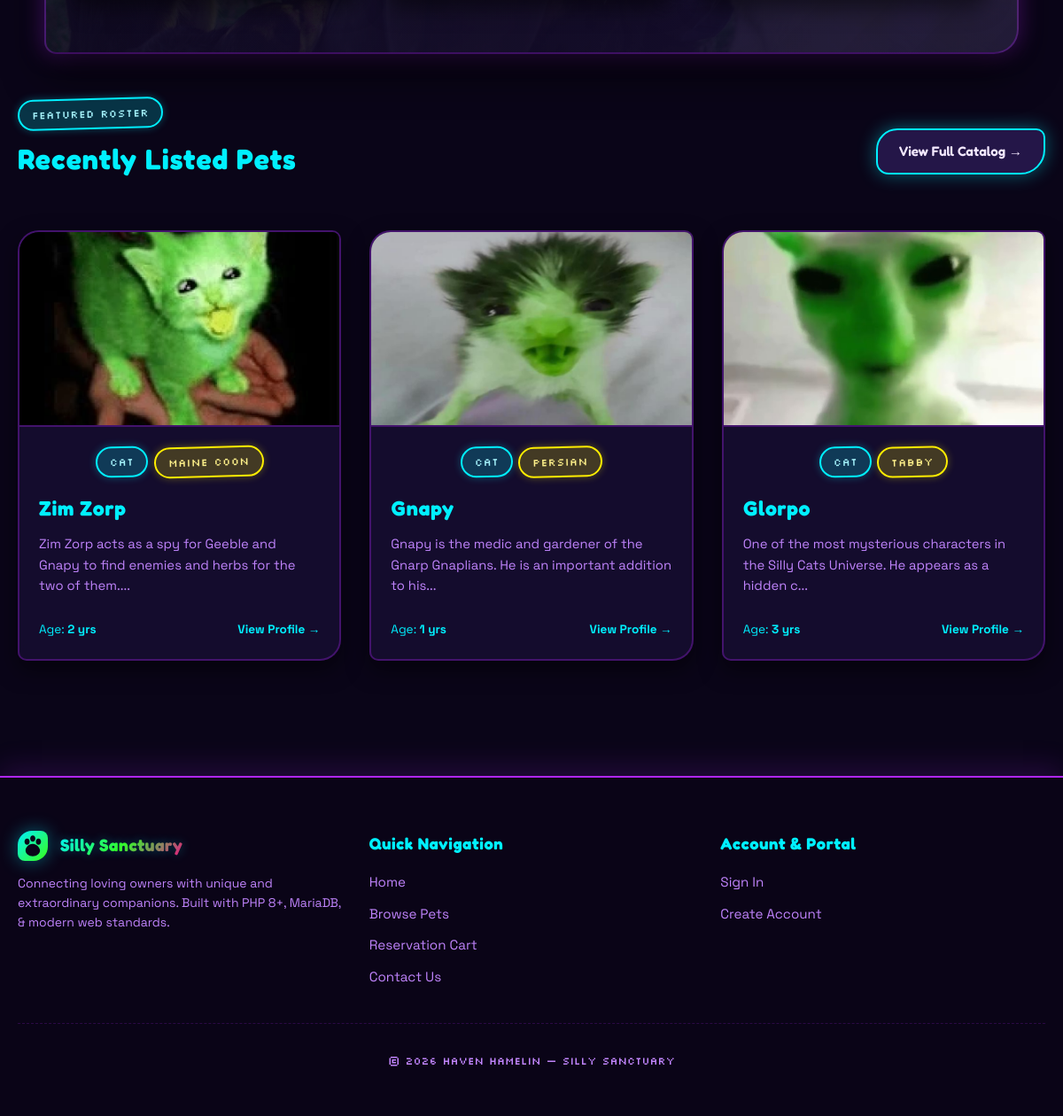
Before: / (lower part) with the older database file.
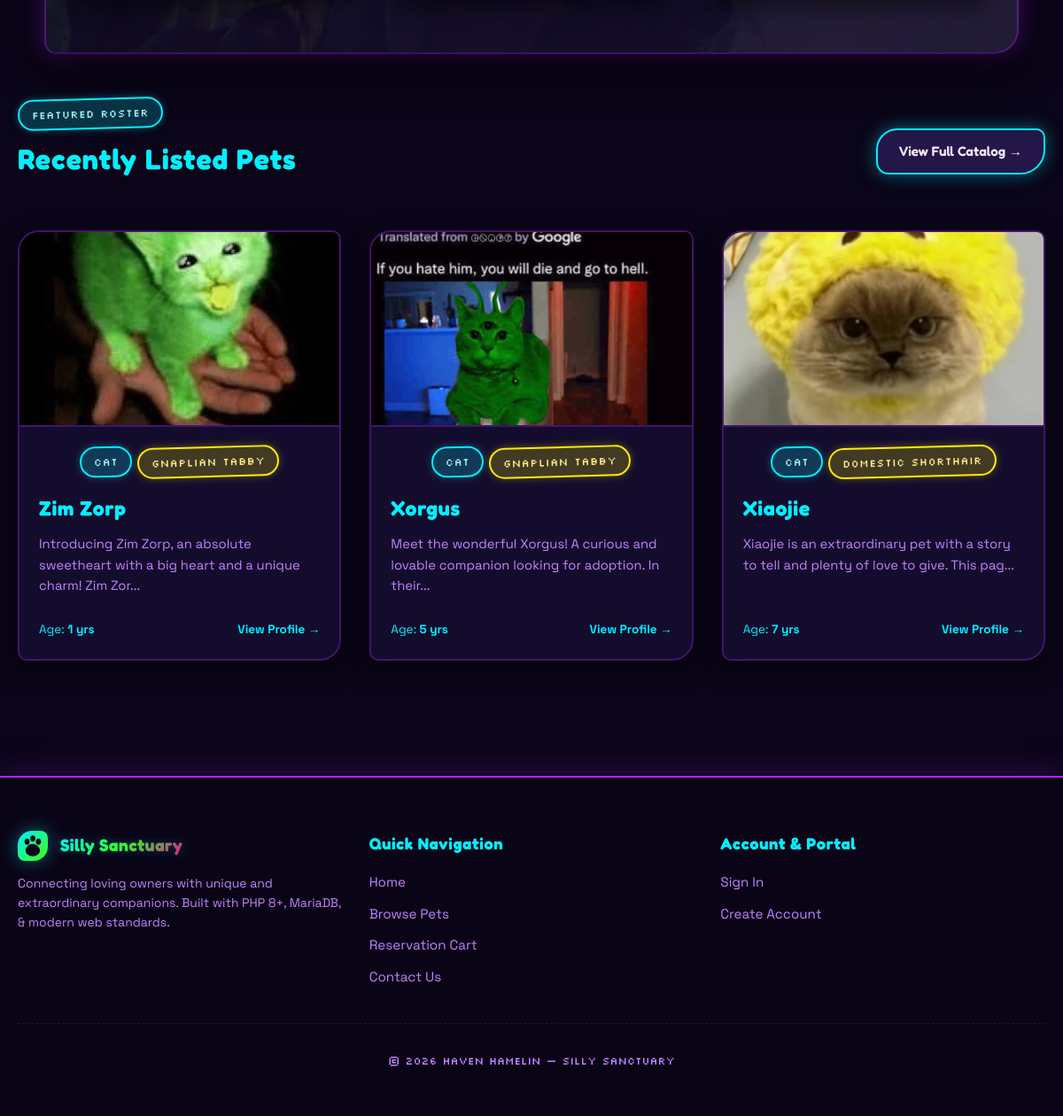
After: the same page with the newer database file.
### tables this page shows
CREATE TABLE `pets` (
  `id` int(11) NOT NULL,
  `name` varchar(200) NOT NULL,
  `animal` int(11) NOT NULL,
  `breed` int(255) NOT NULL,
  `age` int(11) NOT NULL,
  `description` text NOT NULL,
  `behavior` varchar(200) NOT NULL,
  `photo` varchar(255) NOT NULL
);

CREATE TABLE `animal_types` (
  `id` int(11) NOT NULL,
  `type_name` varchar(100) NOT NULL
);

CREATE TABLE `breeds` (
  `id` int(11) NOT NULL,
  `breed_name` varchar(100) NOT NULL,
  `animal_type_id` int(11) NOT NULL
);

### index.php (the view, shortened to what this page needs)
<?php
include ('includes/header.php');
?>
    <link rel="stylesheet" href="www/css/index.css">
    <link rel="stylesheet" href="www/css/browse.css">
</head>
<?php
include ('includes/navbar.php');
?>
<main class="container">
    <section class="hero-section">
    </section>
    <?php
    include_once ('includes/connect.php');
    if (isset($conn) && !$conn->connect_error) {
        $sql = "
            SELECT pets.*, animal_types.type_name, breeds.breed_name
            FROM pets
            LEFT JOIN animal_types ON pets.animal = animal_types.id
            LEFT JOIN breeds ON pets.breed = breeds.id
            ORDER BY pets.id DESC
            LIMIT 3
        ";
        $result = $conn->query($sql);
        if ($result && $result->num_rows > 0):
    ?>
    <section style="margin-top: 50px;">
        <div class="featured-header">
            <div>
                <span class="badge badge-accent">Featured Roster</span>
                <h2 style="font-size: 2rem; margin-top: 8px; color: var(--neon-cyan);">Recently Listed Pets</h2>
            </div>
            <a href="browse.php" class="btn btn-secondary" style="font-size: 0.95rem;">View Full Catalog &rarr;</a>
        </div>
        <div class="animal-grid">
            <?php while ($row = $result->fetch_assoc()): ?>
                <div class="animal-card">
                    <a href="animal_details.php?id=<?= $row['id'] ?>">
                        <img src="<?= htmlspecialchars($row['photo']) ?>" alt="<?= htmlspecialchars($row['name']) ?>">
                        <div class="animal-card-body">
                            <div style="display: flex; gap: 6px; margin-bottom: 8px; justify-content: center; flex-wrap: wrap;">
                                <span class="badge badge-accent"><?= htmlspecialchars($row['type_name'] ?? 'Pet') ?></span>
                                <span class="badge badge-gold"><?= htmlspecialchars($row['breed_name'] ?? 'Unknown') ?></span>
                            </div>
                            <h2><?= htmlspecialchars($row['name']) ?></h2>
                            <p class="animal-card-desc"><?= htmlspecialchars(substr($row['description'], 0, 90)) ?>...</p>
                            <div style="margin-top: 12px; display: flex; align-items: center; justify-content: space-between; font-size: 0.85rem; color: var(--neon-cyan);">
                                <span>Age: <strong><?= htmlspecialchars($row['age']) ?> yrs</strong></span>
                                <strong>View Profile &rarr;</strong>
                            </div>
                        </div>
                    </a>
                </div>
            <?php endwhile; ?>
        </div>
    </section>
    <?php
        endif;
    }
    ?>
</main>
<?php include ('includes/footer.php'); ?>

### includes/header.php (shortened to what this page needs)
<!DOCTYPE html>
<html lang="en">
<head>
    <link rel="stylesheet" href="www/css/theme.css">
    <link rel="stylesheet" href="www/css/styles.css">

### includes/navbar.php (shortened to what this page needs)
<body>

### includes/footer.php (shortened to what this page needs)
<footer class="site-footer">
    <div class="container">
        <div class="footer-grid">
            <div class="footer-col">
                <div class="nav-brand" style="margin-bottom: 12px;">
                    <div class="brand-icon" style="width: 34px; height: 34px;">
                    </div>
                    <span class="brand-title" style="font-size: 1.2rem;">Silly Sanctuary</span>
                </div>
                <p style="color: var(--text-muted); font-size: 0.875rem; line-height: 1.6;">
                    Connecting loving owners with unique and extraordinary companions. Built with PHP 8+, MariaDB, & modern web standards.
                </p>
            </div>
            <div class="footer-col">
                <h4>Quick Navigation</h4>
                <ul class="footer-links">
                    <li><a href="index.php">Home</a></li>
                    <li><a href="browse.php">Browse Pets</a></li>
                    <li><a href="show_cart.php">Reservation Cart</a></li>
                    <li><a href="contact.php">Contact Us</a></li>
                </ul>
            </div>
            <div class="footer-col">
                <h4>Account & Portal</h4>
                <ul class="footer-links">
                    <?php if (isset($_SESSION['login_status']) && $_SESSION['login_status'] != 0): ?>
                        <li><a href="logout.php">Log Out (<?= htmlspecialchars($_SESSION['name'] ?? '') ?>)</a></li>
                    <?php else: ?>
                        <li><a href="loginform.php">Sign In</a></li>
                        <li><a href="register.php">Create Account</a></li>
                    <?php endif; ?>
                </ul>
            </div>
        </div>
        <div class="footer-bottom">
            <p>&copy; <?= date('Y') ?> Haven Hamelin — Silly Sanctuary</p>
        </div>
    </div>
</footer>
</body>
</html>

### www/css/theme.css (style rules this page uses)
:root { --bg-dark: #0a0518; --bg-surface: rgba(23, 15, 48, 0.85); --bg-surface-elevated: rgba(43, 27, 84, 0.8); --bg-card: rgba(18, 10, 38, 0.75); --neon-green: #39ff14; --neon-purple: #b026ff; --neon-cyan: #00f0ff; --neon-pink: #ff007f; --neon-yellow: #ffee00; --border-color: rgba(176, 38, 255, 0.3); --border-highlight: #00f0ff; --text-main: #f3e8ff; --text-muted: #c084fc; --text-dim: #9333ea; --primary-gradient: linear-gradient(135deg, #b026ff 0%, #ff007f 100%); --accent-gradient: linear-gradient(135deg, #00f0ff 0%, #39ff14 100%); --cosmic-gradient: linear-gradient(135deg, #7e22ce 0%, #3b82f6 50%, #10b981 100%); --danger-gradient: linear-gradient(135deg, #ff007f 0%, #ef4444 100%); --font-heading: 'Fredoka', cursive, sans-serif; --font-body: 'Space Grotesk', sans-serif; --font-pixel: 'Silkscreen', monospace; --radius-wobbly: 24px 10px 28px 14px; --radius-card: 20px 8px 24px 12px; --radius-pill: 9999px; --navbar-height: 85px; --glass-backdrop: blur(14px) saturate(190%); --glow-cyan: 0 0 20px rgba(0, 240, 255, 0.4); --glow-purple: 0 0 25px rgba(176, 38, 255, 0.5); --glow-green: 0 0 20px rgba(57, 255, 20, 0.4); }
* { box-sizing: border-box; }
html, body { margin: 0; padding: 0; background-color: var(--bg-dark); color: var(--text-main); font-family: var(--font-body); font-size: 16px; line-height: 1.6; min-height: 100vh; display: flex; flex-direction: column; overflow-x: hidden; }
body::before { content: ''; position: fixed; top: 0; left: 0; width: 100vw; height: 100vh; background: radial-gradient(2px 2px at 20px 30px, #ffffff, rgba(0,0,0,0)), radial-gradient(2px 2px at 40px 70px, #00f0ff, rgba(0,0,0,0)), radial-gradient(1px 1px at 90px 40px, #ff007f, rgba(0,0,0,0)), radial-gradient(2px 2px at 160px 120px, #39ff14, rgba(0,0,0,0)), radial-gradient(circle at 15% 25%, rgba(176, 38, 255, 0.2) 0%, transparent 45%), radial-gradient(circle at 85% 75%, rgba(0, 240, 255, 0.18) 0%, transparent 45%); background-repeat: repeat; background-size: 200px 200px, 300px 300px, 250px 250px, 350px 350px, 100% 100%, 100% 100%; pointer-events: none; z-index: -1; }
h1, h2, h3, h4, h5, h6 { font-family: var(--font-heading); color: var(--text-main); margin-top: 0; letter-spacing: 0.03em; }
a { color: var(--neon-cyan); text-decoration: none; transition: all 0.2s ease; }
.container { width: 100%; max-width: 1200px; margin: 0 auto; padding: 20px; flex: 1; }
.badge { display: inline-flex; align-items: center; gap: 8px; padding: 6px 14px; border-radius: var(--radius-pill); font-family: var(--font-pixel); font-size: 0.75rem; letter-spacing: 0.05em; text-transform: uppercase; background: var(--bg-surface-elevated); border: 2px solid var(--border-color); color: var(--text-main); transform: rotate(-1.5deg); transition: transform 0.2s ease; }
.badge-accent { background: rgba(0, 240, 255, 0.2); border-color: var(--neon-cyan); color: #a5f3fc; box-shadow: 0 0 10px rgba(0, 240, 255, 0.3); }
.badge-gold { background: rgba(255, 238, 0, 0.2); border-color: var(--neon-yellow); color: #fef08a; box-shadow: 0 0 10px rgba(255, 238, 0, 0.3); }
.btn { display: inline-flex; align-items: center; justify-content: center; gap: 10px; padding: 12px 24px; border-radius: var(--radius-wobbly); font-family: var(--font-heading); font-size: 1.05rem; font-weight: 600; cursor: pointer; border: 2px solid transparent; outline: none; transition: all 0.25s cubic-bezier(0.34, 1.56, 0.64, 1); text-decoration: none; }
.btn-secondary { background: var(--bg-surface-elevated); color: var(--text-main); border: 2px solid var(--neon-cyan); box-shadow: var(--glow-cyan); }

### www/css/index.css (style rules this page uses)
.hero-section { position: relative; padding: 80px 32px 60px 32px; text-align: center; max-width: 1100px; margin: 20px auto 40px auto; border-radius: var(--radius-wobbly); background: linear-gradient(135deg, rgba(10, 5, 24, 0.85) 0%, rgba(23, 15, 48, 0.94) 100%), url('../img/hero.jpg') no-repeat center / cover; border: 2px solid var(--border-color); box-shadow: 0 20px 45px rgba(0, 0, 0, 0.7), var(--glow-purple); overflow: hidden; display: flex; flex-direction: column; align-items: center; }
.featured-header { display: flex; align-items: center; justify-content: space-between; margin-bottom: 28px; }

Changed rows visible on the page:
no longer on this page (row edited): pets: photo (picture), animal.type_name "CAT", breed.breed_name "MAINE COON", name "Zim Zorp", description "Zim Zorp acts as a spy for Geeble and Gnapy to find enemies and herbs for the two of them.", age "2"
no longer on this page (row edited): pets: photo (picture), animal.type_name "CAT", breed.breed_name "PERSIAN", name "Gnapy", description "Gnapy is the medic and gardener of the Gnarp Gnaplians. He is an important addition to his", age "1"
no longer on this page (row edited): pets: photo (picture), animal.type_name "CAT", breed.breed_name "TABBY", name "Glorpo", description "One of the most mysterious characters in the Silly Cats Universe. He appears as a hidden c", age "3"
added pets: photo (picture), animal.type_name "CAT", breed.breed_name "GNAPLIAN TABBY", name "Zim Zorp", description "Introducing Zim Zorp, an absolute sweetheart with a big heart and a unique charm! Zim Zor", age "1"
added pets: photo (picture), animal.type_name "CAT", breed.breed_name "GNAPLIAN TABBY", name "Xorgus", description "Meet the wonderful Xorgus! A curious and lovable companion looking for adoption. In their", age "5"
added pets: photo (picture), animal.type_name "CAT", breed.breed_name "DOMESTIC SHORTHAIR", name "Xiaojie", description "Xiaojie is an extraordinary pet with a story to tell and plenty of love to give. This pag", age "7"
